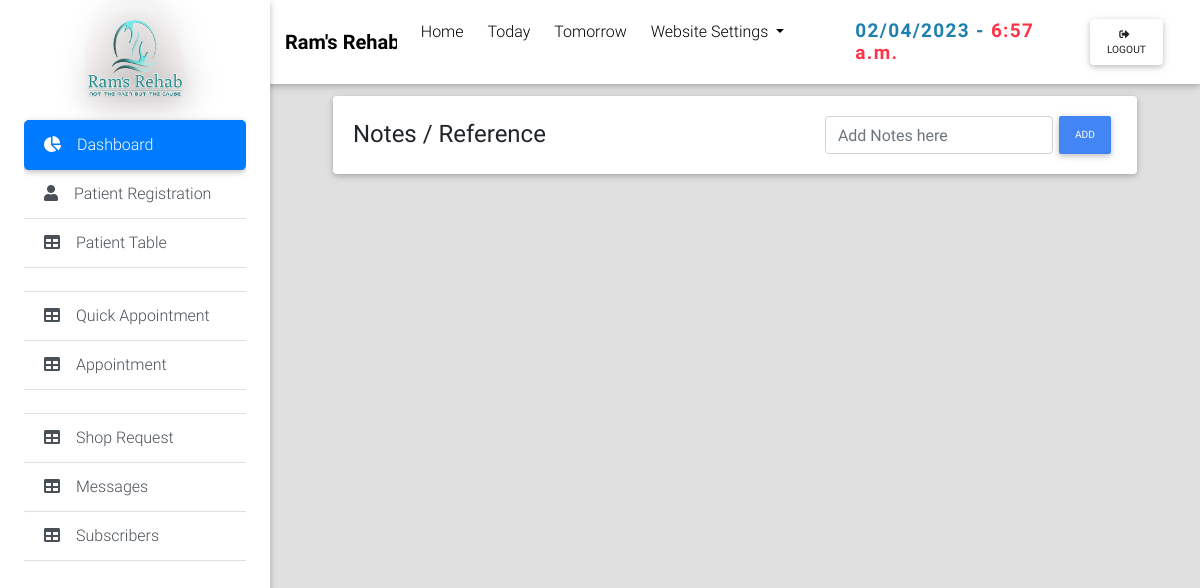
/administration/add_notes (signed in), run on an earlier commit of the app's database.
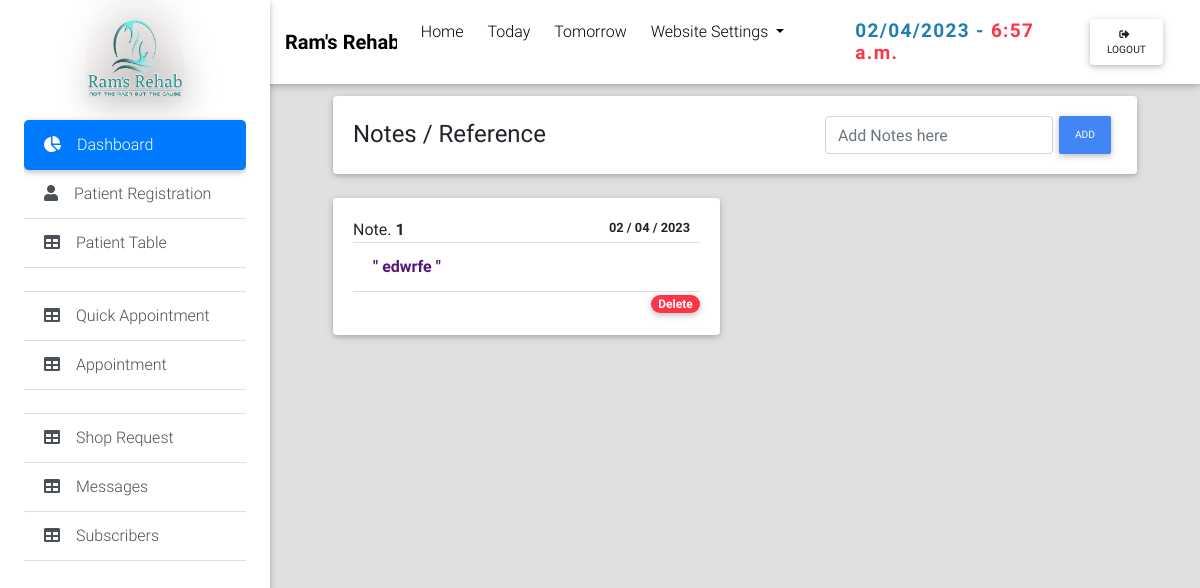
And on a later commit of the database.
### AdministrationApp/models.py (models this page shows, shortened)
class Notes(models.Model):
    note_body = models.CharField(max_length=400, null=True, blank=True)
    submit_date = models.DateField(auto_now_add=True)

### AdministrationApp/views.py (the view, shortened to what this page needs)
# urls.py: path('add_notes', AddNotesView, name="add_notes"),
def AddNotesView(request):
    data = models.Notes.objects.all().order_by('-id')
    context = {
        'data' : data,
        'today_date':datetime.today().date(),
        'current_time':datetime.now().time()
        }
    html = 'administration/forms/add_notes.html'
    return render(request,html,context)

### AdministrationApp/templates/administration/forms/add_notes.html (shortened to what this page needs)
{% extends 'administration/admin_base.html' %}
{% load static %}
{% block content %}
<main class="pt-5 mx-lg-5">
  <div class="container-fluid mt-5">
   {% if user.is_staff %}
    <div class="card mb-4 wow fadeIn">
        <div class="card-body d-sm-flex justify-content-between">
          <h4 class="mb-2 mb-sm-0 pt-1">
              <span>Notes  / Reference</span>
          </h4>
          <form method="POST" class="d-flex justify-content-center">{% csrf_token %}
            <input name="note_body" type="search" placeholder="Add Notes here" aria-label="Search" class="form-control">
            <button style="overflow: visible;" class="btn btn-primary btn-sm my-0 px-3 waves-effect waves-light" type="submit">
            Add
            </button>
         </form>
        </div>
    </div>
   <div class="row  wow fadeIn">
      {% for notes in data %}
      <div class="col-md-6 ">
         <div class="card mb-4">
            <div class="card-body">
               <div class="list-group list-group-flush">
                  <span class="d-flex justify-content-between">
                     <span>Note. <b>{{ forloop.revcounter }}</b></span>
                     <small style="padding-right: 10px;"><b>{{ notes.submit_date | date:'d / m / Y' }}</b></small>
                  </span>
                  <span class="list-group-item list-group-item-action waves-effect">
                     <span style="color: #541777;"><b>" {{ notes.note_body }} "</b></span>
                  </span>
                  <span class="d-flex justify-content-end">
                     <a href="{% url 'delete_notes' notes.id %}"><span class="badge badge-danger badge-pill pull-right">Delete</span></a>
                  </span>
               </div>
            </div>
         </div>
      </div>
      {% endfor %}
   </div>
      {% endif %}
  </div>
</main>
{% endblock %}

What changed in the data, as far as the page shows it:
added Notes: submit_date "02 / 04 / 2023", note_body "edwrfe"
